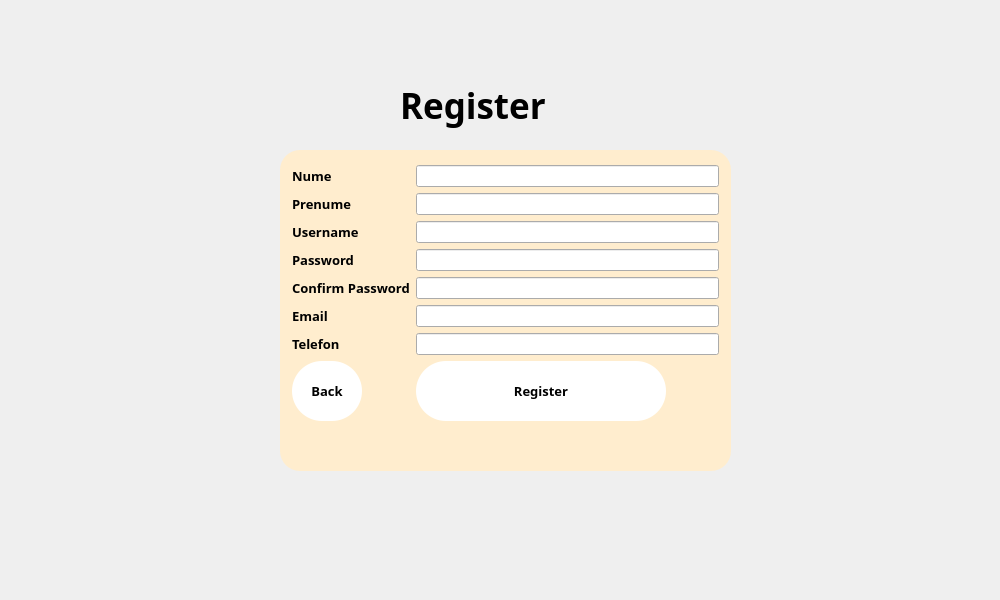
<?xml version="1.0" encoding="UTF-8"?>
<ui version="4.0">
 <class>Register</class>
 <widget class="QDialog" name="Register">
  <property name="geometry">
   <rect>
    <x>0</x>
    <y>0</y>
    <width>1000</width>
    <height>600</height>
   </rect>
  </property>
  <property name="windowTitle">
   <string>Dialog</string>
  </property>
  <property name="styleSheet">
   <string notr="true">#Register
{
border-image: url(:/img/istockphoto-1163775073-612x612.jpg);
}</string>
  </property>
  <widget class="QGroupBox" name="groupBox">
   <property name="geometry">
    <rect>
     <x>280</x>
     <y>150</y>
     <width>451</width>
     <height>321</height>
    </rect>
   </property>
   <property name="sizePolicy">
    <sizepolicy hsizetype="Fixed" vsizetype="Fixed">
     <horstretch>0</horstretch>
     <verstretch>0</verstretch>
    </sizepolicy>
   </property>
   <property name="styleSheet">
    <string notr="true">#groupBox
{
	
	background-color: rgb(255, 237, 206);
}
#groupBox
{
	
	border-radius:20px;
}</string>
   </property>
   <property name="title">
    <string/>
   </property>
   <layout class="QFormLayout" name="formLayout">
    <item row="0" column="0">
     <widget class="QLabel" name="label">
      <property name="font">
       <font>
        <family>Segoe UI Black</family>
        <pointsize>10</pointsize>
        <italic>false</italic>
        <bold>true</bold>
       </font>
      </property>
      <property name="text">
       <string>Nume</string>
      </property>
     </widget>
    </item>
    <item row="0" column="1">
     <widget class="QLineEdit" name="lineEdit"/>
    </item>
    <item row="1" column="0">
     <widget class="QLabel" name="label_2">
      <property name="font">
       <font>
        <family>Segoe UI Black</family>
        <pointsize>10</pointsize>
        <italic>false</italic>
        <bold>true</bold>
       </font>
      </property>
      <property name="text">
       <string>Prenume</string>
      </property>
     </widget>
    </item>
    <item row="1" column="1">
     <widget class="QLineEdit" name="lineEdit_2"/>
    </item>
    <item row="2" column="0">
     <widget class="QLabel" name="label_4">
      <property name="font">
       <font>
        <family>Segoe UI Black</family>
        <pointsize>10</pointsize>
        <italic>false</italic>
        <bold>true</bold>
       </font>
      </property>
      <property name="text">
       <string>Username</string>
      </property>
     </widget>
    </item>
    <item row="2" column="1">
     <widget class="QLineEdit" name="lineEdit_3"/>
    </item>
    <item row="3" column="0">
     <widget class="QLabel" name="label_3">
      <property name="font">
       <font>
        <family>Segoe UI Black</family>
        <pointsize>10</pointsize>
        <italic>false</italic>
        <bold>true</bold>
       </font>
      </property>
      <property name="text">
       <string>Password</string>
      </property>
     </widget>
    </item>
    <item row="3" column="1">
     <widget class="QLineEdit" name="lineEdit_4">
      <property name="echoMode">
       <enum>QLineEdit::Password</enum>
      </property>
     </widget>
    </item>
    <item row="4" column="0">
     <widget class="QLabel" name="label_5">
      <property name="font">
       <font>
        <family>Segoe UI Black</family>
        <pointsize>10</pointsize>
        <italic>false</italic>
        <bold>true</bold>
       </font>
      </property>
      <property name="text">
       <string>Confirm Password</string>
      </property>
     </widget>
    </item>
    <item row="4" column="1">
     <widget class="QLineEdit" name="lineEdit_5">
      <property name="echoMode">
       <enum>QLineEdit::Password</enum>
      </property>
     </widget>
    </item>
    <item row="5" column="0">
     <widget class="QLabel" name="label_6">
      <property name="font">
       <font>
        <family>Segoe UI Black</family>
        <pointsize>10</pointsize>
        <italic>false</italic>
        <bold>true</bold>
       </font>
      </property>
      <property name="text">
       <string>Email</string>
      </property>
     </widget>
    </item>
    <item row="5" column="1">
     <widget class="QLineEdit" name="lineEdit_6"/>
    </item>
    <item row="6" column="0">
     <widget class="QLabel" name="label_7">
      <property name="font">
       <font>
        <family>Segoe UI Black</family>
        <pointsize>10</pointsize>
        <italic>false</italic>
        <bold>true</bold>
       </font>
      </property>
      <property name="text">
       <string>Telefon</string>
      </property>
     </widget>
    </item>
    <item row="6" column="1">
     <widget class="QLineEdit" name="lineEdit_7"/>
    </item>
    <item row="7" column="0">
     <widget class="QPushButton" name="pushButton_2">
      <property name="sizePolicy">
       <sizepolicy hsizetype="Fixed" vsizetype="Fixed">
        <horstretch>0</horstretch>
        <verstretch>0</verstretch>
       </sizepolicy>
      </property>
      <property name="minimumSize">
       <size>
        <width>70</width>
        <height>60</height>
       </size>
      </property>
      <property name="font">
       <font>
        <family>Segoe UI Black</family>
        <pointsize>10</pointsize>
        <bold>true</bold>
       </font>
      </property>
      <property name="styleSheet">
       <string notr="true">#pushButton_2{
	background-color: rgb(255, 255, 255);
border-radius:30px;
}</string>
      </property>
      <property name="text">
       <string>Back</string>
      </property>
     </widget>
    </item>
    <item row="7" column="1">
     <widget class="QPushButton" name="pushButton">
      <property name="sizePolicy">
       <sizepolicy hsizetype="Fixed" vsizetype="Fixed">
        <horstretch>0</horstretch>
        <verstretch>0</verstretch>
       </sizepolicy>
      </property>
      <property name="minimumSize">
       <size>
        <width>250</width>
        <height>60</height>
       </size>
      </property>
      <property name="font">
       <font>
        <family>Segoe UI Black</family>
        <pointsize>10</pointsize>
        <bold>true</bold>
       </font>
      </property>
      <property name="styleSheet">
       <string notr="true">#pushButton{
	background-color: rgb(255, 255, 255);
border-radius:30px;
}</string>
      </property>
      <property name="text">
       <string>Register</string>
      </property>
     </widget>
    </item>
   </layout>
  </widget>
  <widget class="QLabel" name="label_9">
   <property name="geometry">
    <rect>
     <x>400</x>
     <y>70</y>
     <width>221</width>
     <height>71</height>
    </rect>
   </property>
   <property name="font">
    <font>
     <family>Segoe UI Black</family>
     <pointsize>26</pointsize>
     <italic>false</italic>
     <bold>true</bold>
    </font>
   </property>
   <property name="text">
    <string>Register</string>
   </property>
  </widget>
 </widget>
 <resources/>
 <connections/>
</ui>
